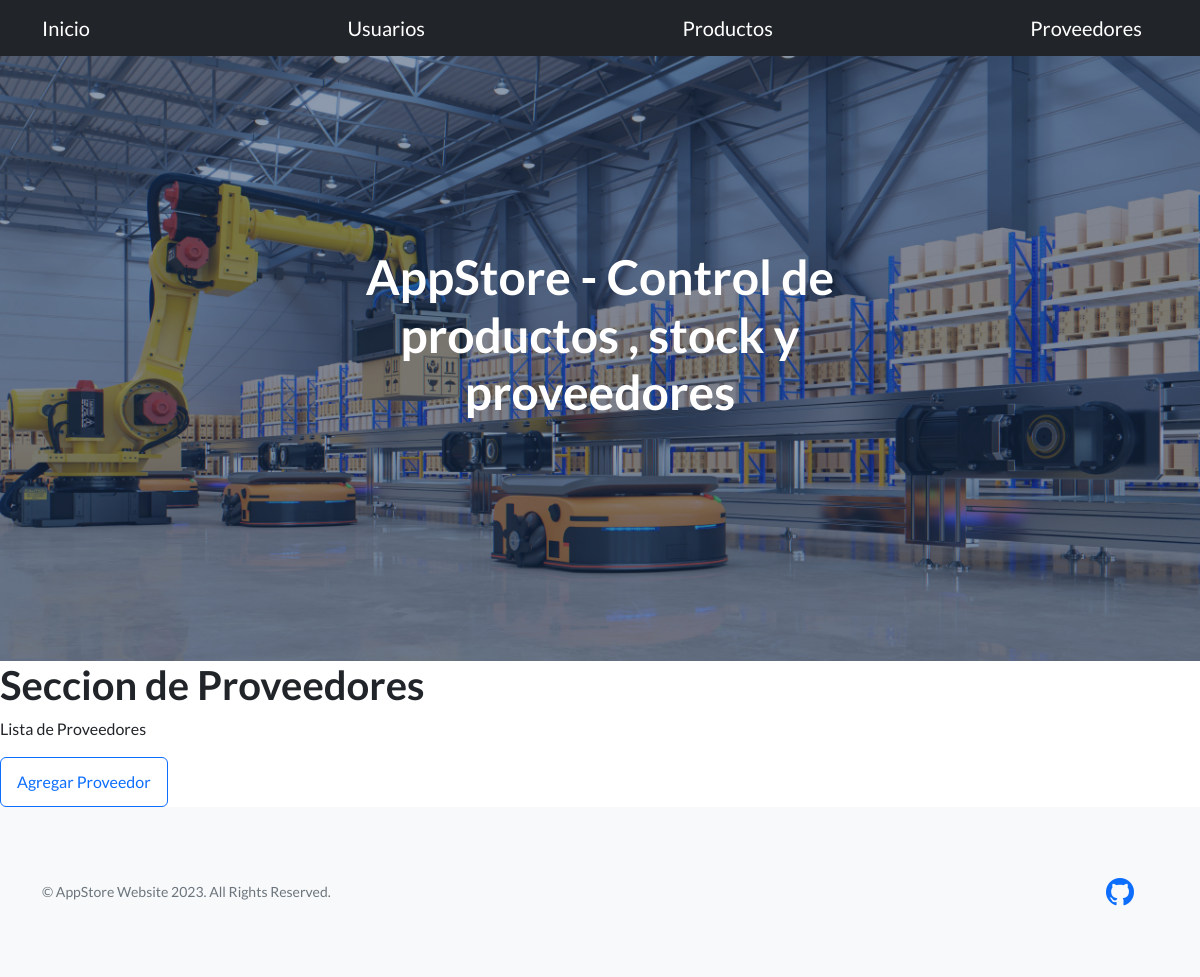
Page /app-store/proveedores/ on the earlier database version.
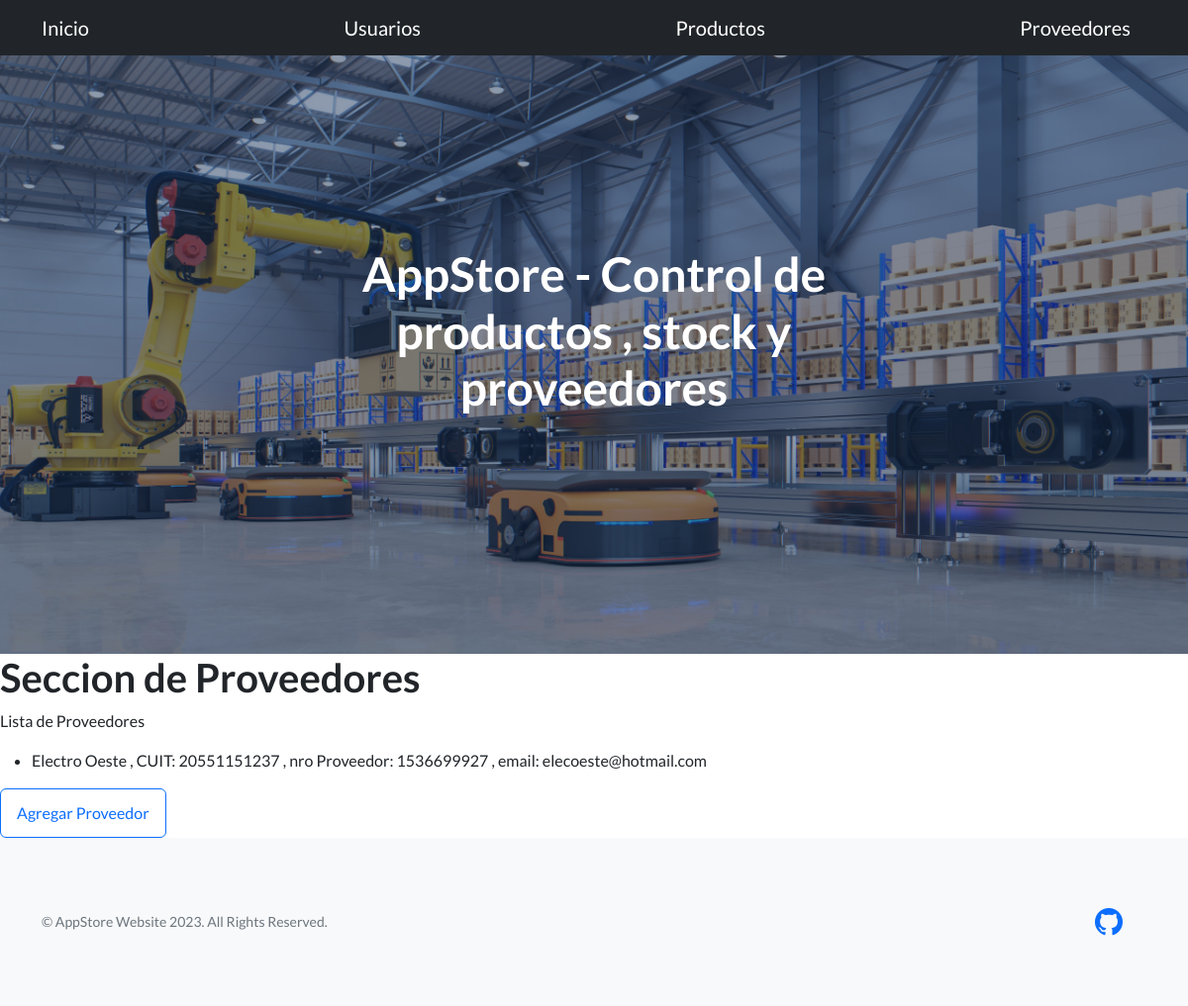
Same page on the later database version.
### AppStore/models.py (models this page shows)
class Proveedor(models.Model):
    nombre = models.CharField(max_length=30)
    cuit =models.IntegerField(max_length=11)
    email = models.EmailField(null=True)
    numero = models.IntegerField(max_length=4)
    def __str__(self) -> str:
        return f'{self.nombre} , CUIT:  {self.cuit} , nro Proveedor: {self.numero} , email: {self.email}'

### AppStore/views.py (the view)
# urls.py: path('proveedores/', proveedores , name='Proveedores'),
def proveedores(req):
    lista = Proveedor.objects.all()
    return render(req,"proveedores.html" , {"proveedores": lista})

### AppStore/templates/proveedores.html
{% extends 'main.html' %}
{% block bloqueMutable %}
            <h1>Seccion de Proveedores</h1>
            <p>
                Lista de Proveedores
            </p>
            <ul>
                {% for proveedor  in proveedores %}
                    <li>{{proveedor}}</li>
                {% endfor %}
            </ul>
            <a class="btn btn-outline-primary" href="../proveedor-formulario" role="button"> Agregar Proveedor </a>
{% endblock bloqueMutable %}

Differences in the rows shown:
added Proveedor: nombre+cuit+numero "Electro Oeste , CUIT: 20551151237 , nro Proveedor: 1536699927 , email: elecoeste@hotmail.com"
